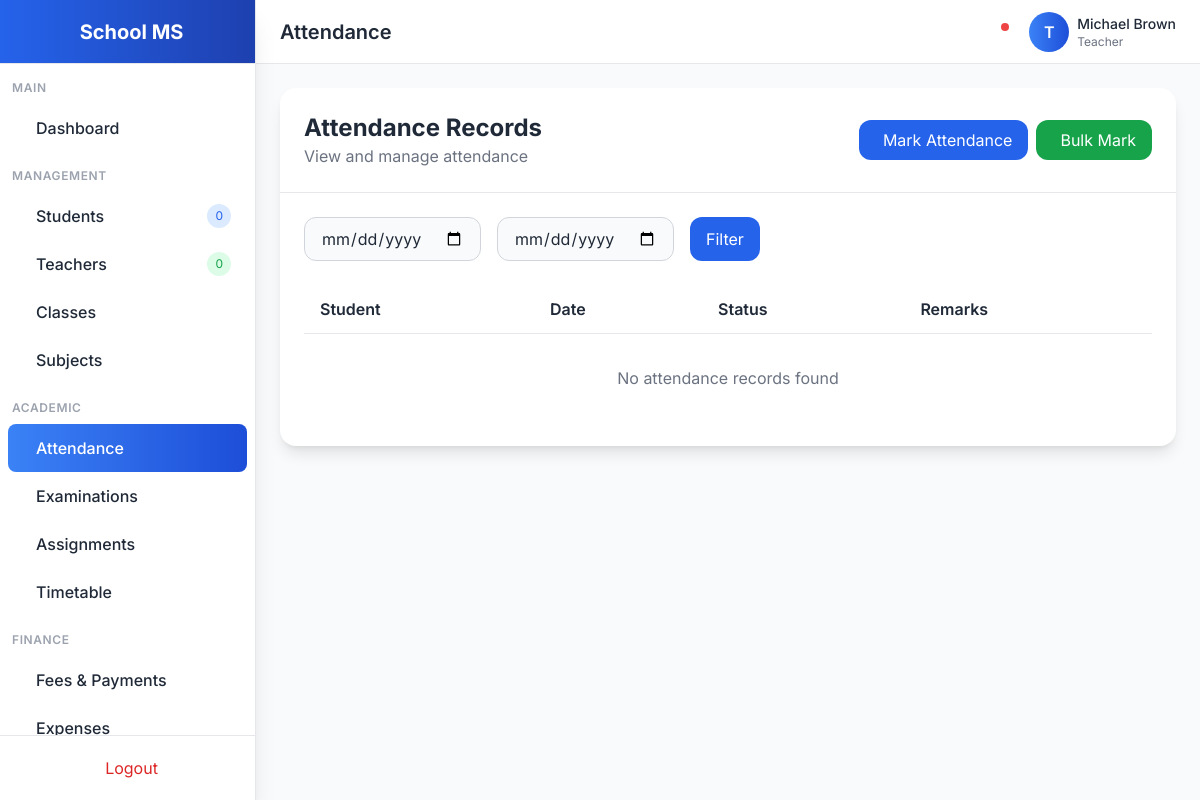
Page /attendance/list/ (signed in) on the committed database.
### accounts/models.py (models this page shows, shortened)
class User(AbstractUser):
    ROLE_CHOICES = [
        ('admin', 'Admin'),
        ('teacher', 'Teacher'),
        ('student', 'Student'),
        ('parent', 'Parent'),
    ]
    GENDER_CHOICES = [
        ('male', 'Male'),
        ('female', 'Female'),
        ('other', 'Other'),
    ]
    role = models.CharField(max_length=20, choices=ROLE_CHOICES, default='student')
    gender = models.CharField(max_length=10, choices=GENDER_CHOICES, blank=True)
    phone = models.CharField(max_length=20, blank=True)
    address = models.TextField(blank=True)
    photo = models.ImageField(upload_to='profiles/', blank=True, null=True)
    date_of_birth = models.DateField(null=True, blank=True)
    created_at = models.DateTimeField(auto_now_add=True)
    updated_at = models.DateTimeField(auto_now=True)
    class Meta:
        ordering = ['-created_at']
    @property
    def is_student(self):
        return self.role == 'student'

### attendance/views.py (the view)
# urls.py: path('list/', views.AttendanceListView.as_view(), name='attendance-list'),
class AttendanceListView(LoginRequiredMixin, ListView):
    model = Attendance
    template_name = 'attendance/attendance_list.html'
    context_object_name = 'attendances'
    paginate_by = 20
    def get_queryset(self):
        queryset = Attendance.objects.select_related('student__user').all()
        student_id = self.request.GET.get('student')
        date_from = self.request.GET.get('date_from')
        date_to = self.request.GET.get('date_to')
        if student_id:
            queryset = queryset.filter(student_id=student_id)
        if date_from:
            queryset = queryset.filter(date__gte=date_from)
        if date_to:
            queryset = queryset.filter(date__lte=date_to)
        if self.request.user.is_student:
            try:
                queryset = queryset.filter(student=self.request.user.student_profile)
            except StudentProfile.DoesNotExist:
                queryset = Attendance.objects.none()
        return queryset.order_by('-date')

### templates/attendance/attendance_list.html (shortened to what this page needs)
{% extends 'base.html' %}
{% block page_title %}Attendance{% endblock %}
{% block content %}
<div class="bg-white dark:bg-gray-800 rounded-2xl shadow-lg">
    <div class="p-6 border-b dark:border-gray-700 flex flex-col md:flex-row md:items-center md:justify-between gap-4">
        <div>
            <h2 class="text-2xl font-bold">Attendance Records</h2>
            <p class="text-gray-500 dark:text-gray-400">View and manage attendance</p>
        </div>
        <div class="flex space-x-2">
            <a href="{% url 'attendance-mark' %}" class="inline-flex items-center px-4 py-2 bg-primary-600 text-white rounded-xl hover:bg-primary-700 transition">
                 Mark Attendance
            </a>
            <a href="{% url 'attendance-mark-bulk' %}" class="inline-flex items-center px-4 py-2 bg-green-600 text-white rounded-xl hover:bg-green-700 transition">
                 Bulk Mark
            </a>
        </div>
    </div>
    <div class="p-6">
        <form method="get" class="mb-6 flex flex-wrap gap-4">
            <input type="date" name="date_from" value="{{ request.GET.date_from }}"
                class="px-4 py-2 border border-gray-300 dark:border-gray-600 rounded-xl bg-gray-50 dark:bg-gray-700">
            <input type="date" name="date_to" value="{{ request.GET.date_to }}"
                class="px-4 py-2 border border-gray-300 dark:border-gray-600 rounded-xl bg-gray-50 dark:bg-gray-700">
            <button type="submit" class="px-4 py-2 bg-primary-600 text-white rounded-xl hover:bg-primary-700 transition">
                Filter
            </button>
        </form>
        <div class="overflow-x-auto">
            <table class="w-full">
                <thead>
                    <tr class="border-b dark:border-gray-700">
                        <th class="text-left py-3 px-4 font-semibold">Student</th>
                        <th class="text-left py-3 px-4 font-semibold">Date</th>
                        <th class="text-left py-3 px-4 font-semibold">Status</th>
                        <th class="text-left py-3 px-4 font-semibold">Remarks</th>
                    </tr>
                </thead>
                <tbody class="divide-y dark:divide-gray-700">
                    {% for att in attendances %}
                    <tr class="hover:bg-gray-50 dark:hover:bg-gray-700/50">
                        <td class="py-3 px-4">
                            <div class="flex items-center">
                                <div class="w-8 h-8 rounded-full bg-gradient-to-r from-blue-500 to-blue-700 flex items-center justify-center text-white text-sm font-semibold mr-2">
                                    {{ att.student.user.first_name|make_list|first|upper }}
                                </div>
                                <div>
                                    <p class="font-medium">{{ att.student.user.get_full_name }}</p>
                                    <p class="text-xs text-gray-500">{{ att.student.student_id }}</p>
                                </div>
                            </div>
                        </td>
                        <td class="py-3 px-4">{{ att.date }}</td>
                        <td class="py-3 px-4">
                            <span class="px-2 py-1 rounded-lg text-sm
                                {% if att.status == 'present' %}bg-green-100 text-green-700
                                {% elif att.status == 'absent' %}bg-red-100 text-red-700
                                {% elif att.status == 'late' %}bg-yellow-100 text-yellow-700
                                {% else %}bg-gray-100 text-gray-700{% endif %}">
                                {{ att.get_status_display }}
                            </span>
                        </td>
                        <td class="py-3 px-4 text-gray-500">{{ att.remarks|default:"-" }}</td>
                    </tr>
                    {% empty %}
                    <tr>
                        <td colspan="4" class="py-8 text-center text-gray-500">
                            <p>No attendance records found</p>
                        </td>
                    </tr>
                    {% endfor %}
                </tbody>
            </table>
        </div>
    </div>
</div>
{% endblock %}

### templates/base.html (shortened to what this page needs)
<!DOCTYPE html>
<html lang="en" class="light">
<head>
    <script src="https://cdn.tailwindcss.com"></script>
    <link href="https://cdn.jsdelivr.net/npm/remixicon@3.5.0/fonts/remixicon.css" rel="stylesheet">
</head>
<body class="bg-gray-50 dark:bg-gray-900 text-gray-800 dark:text-gray-100 transition-colors duration-300">
    {% if user.is_authenticated %}
    <div class="flex h-screen overflow-hidden">
        <aside class="w-64 bg-white dark:bg-gray-800 border-r dark:border-gray-700 flex flex-col shadow-xl z-20">
            <div class="h-16 flex items-center justify-center border-b dark:border-gray-700 bg-gradient-to-r from-primary-600 to-primary-800">
                <span class="text-xl font-bold text-white">School MS</span>
            </div>
            <nav class="flex-1 overflow-y-auto py-4">
                <div class="px-3 mb-2">
                    <p class="text-xs font-semibold text-gray-400 uppercase tracking-wider">Main</p>
                </div>
                <a href="{% url 'dashboard' %}" class="sidebar-item flex items-center px-4 py-3 mx-2 rounded-lg {% if request.path == '/' or request.path == '/dashboard/' %}active{% else %}hover:bg-gray-100 dark:hover:bg-gray-700{% endif %}">
                    <span class="font-medium">Dashboard</span>
                </a>
                <div class="px-3 mt-4 mb-2">
                    <p class="text-xs font-semibold text-gray-400 uppercase tracking-wider">Management</p>
                </div>
                <a href="{% url 'student-list' %}" class="sidebar-item flex items-center px-4 py-3 mx-2 rounded-lg {% if 'student' in request.path %}active{% else %}hover:bg-gray-100 dark:hover:bg-gray-700{% endif %}">
                    <span class="font-medium">Students</span>
                    <span class="ml-auto bg-primary-100 dark:bg-primary-900 text-primary-600 dark:text-primary-300 text-xs px-2 py-1 rounded-full">{{ students_count|default:0 }}</span>
                </a>
                <a href="{% url 'teacher-list' %}" class="sidebar-item flex items-center px-4 py-3 mx-2 rounded-lg {% if 'teacher' in request.path %}active{% else %}hover:bg-gray-100 dark:hover:bg-gray-700{% endif %}">
                    <span class="font-medium">Teachers</span>
                    <span class="ml-auto bg-green-100 dark:bg-green-900 text-green-600 dark:text-green-300 text-xs px-2 py-1 rounded-full">{{ teachers_count|default:0 }}</span>
                </a>
                <a href="{% url 'class-section-list' %}" class="sidebar-item flex items-center px-4 py-3 mx-2 rounded-lg {% if 'class' in request.path %}active{% else %}hover:bg-gray-100 dark:hover:bg-gray-700{% endif %}">
                    <span class="font-medium">Classes</span>
                </a>
                <a href="{% url 'subject-list' %}" class="sidebar-item flex items-center px-4 py-3 mx-2 rounded-lg {% if 'subject' in request.path %}active{% else %}hover:bg-gray-100 dark:hover:bg-gray-700{% endif %}">
                    <span class="font-medium">Subjects</span>
                </a>
                <div class="px-3 mt-4 mb-2">
                    <p class="text-xs font-semibold text-gray-400 uppercase tracking-wider">Academic</p>
                </div>
                <a href="{% url 'attendance-list' %}" class="sidebar-item flex items-center px-4 py-3 mx-2 rounded-lg {% if 'attendance' in request.path %}active{% else %}hover:bg-gray-100 dark:hover:bg-gray-700{% endif %}">
                    <span class="font-medium">Attendance</span>
                </a>
                <a href="{% url 'exam-schedule-list' %}" class="sidebar-item flex items-center px-4 py-3 mx-2 rounded-lg {% if 'exam' in request.path or 'grade' in request.path %}active{% else %}hover:bg-gray-100 dark:hover:bg-gray-700{% endif %}">
                    <span class="font-medium">Examinations</span>
                </a>
                <a href="{% url 'assignment-list' %}" class="sidebar-item flex items-center px-4 py-3 mx-2 rounded-lg {% if 'assignment' in request.path %}active{% else %}hover:bg-gray-100 dark:hover:bg-gray-700{% endif %}">
                    <span class="font-medium">Assignments</span>
                </a>
                <a href="{% url 'timetable-list' %}" class="sidebar-item flex items-center px-4 py-3 mx-2 rounded-lg {% if 'timetable' in request.path %}active{% else %}hover:bg-gray-100 dark:hover:bg-gray-700{% endif %}">
                    <span class="font-medium">Timetable</span>
                </a>
                <div class="px-3 mt-4 mb-2">
                    <p class="text-xs font-semibold text-gray-400 uppercase tracking-wider">Finance</p>
                </div>
                <a href="{% url 'fee-payment-list' %}" class="sidebar-item flex items-center px-4 py-3 mx-2 rounded-lg {% if 'fee' in request.path or 'finance' in request.path %}active{% else %}hover:bg-gray-100 dark:hover:bg-gray-700{% endif %}">
                    <span class="font-medium">Fees & Payments</span>
                </a>
                <a href="{% url 'expense-list' %}" class="sidebar-item flex items-center px-4 py-3 mx-2 rounded-lg {% if 'expense' in request.path %}active{% else %}hover:bg-gray-100 dark:hover:bg-gray-700{% endif %}">
                    <span class="font-medium">Expenses</span>
                </a>
            </nav>
            <div class="p-3 border-t dark:border-gray-700">
                <a href="{% url 'logout' %}" class="flex items-center justify-center px-4 py-2 text-red-600 hover:bg-red-50 dark:hover:bg-red-900/20 rounded-lg transition">
                    <span>Logout</span>
                </a>
            </div>
        </aside>
        <div class="flex-1 flex flex-col overflow-hidden">
            <header class="h-16 bg-white dark:bg-gray-800 border-b dark:border-gray-700 flex items-center justify-between px-6 shadow-sm">
                <div class="flex items-center">
                    <h1 class="text-xl font-semibold">{% block page_title %}Dashboard{% endblock %}</h1>
                </div>
                <div class="flex items-center space-x-4">
                    <button onclick="toggleTheme()" class="p-2 rounded-lg hover:bg-gray-100 dark:hover:bg-gray-700 transition">
                    </button>
                    <div class="relative">
                        <button class="p-2 rounded-lg hover:bg-gray-100 dark:hover:bg-gray-700 transition">
                            <span class="absolute top-1 right-1 w-2 h-2 bg-red-500 rounded-full"></span>
                        </button>
                    </div>
                    <div class="flex items-center space-x-2">
                        <div class="w-10 h-10 rounded-full bg-gradient-to-r from-primary-500 to-primary-700 flex items-center justify-center text-white font-semibold">
                            {{ user.username|make_list|first|upper }}
                        </div>
                        <div class="hidden md:block">
                            <p class="text-sm font-medium">{{ user.get_full_name|default:user.username }}</p>
                            <p class="text-xs text-gray-500">{{ user.get_role_display }}</p>
                        </div>
                    </div>
                </div>
            </header>
            <main class="flex-1 overflow-y-auto p-6 bg-gray-50 dark:bg-gray-900">
                {% block content %}{% endblock %}
            </main>
        </div>
    </div>
    {% else %}
    <main class="min-h-screen flex items-center justify-center bg-gradient-to-br from-primary-600 via-primary-700 to-primary-900">
        {% block auth_content %}{% endblock %}
    </main>
    {% endif %}
</body>
</html>

### templates/base.html (style rules this page uses)
body { font-family: 'Inter', sans-serif; }
.sidebar-item.active { background: linear-gradient(90deg, #3b82f6 0%, #1d4ed8 100%); color: white; }

### rows in the picture
User: username|make_list "T", get_full_name "Michael Brown", role "Teacher"

### other values in the picture
{{ students_count|default:0 }} "0"
{{ teachers_count|default:0 }} "0"
